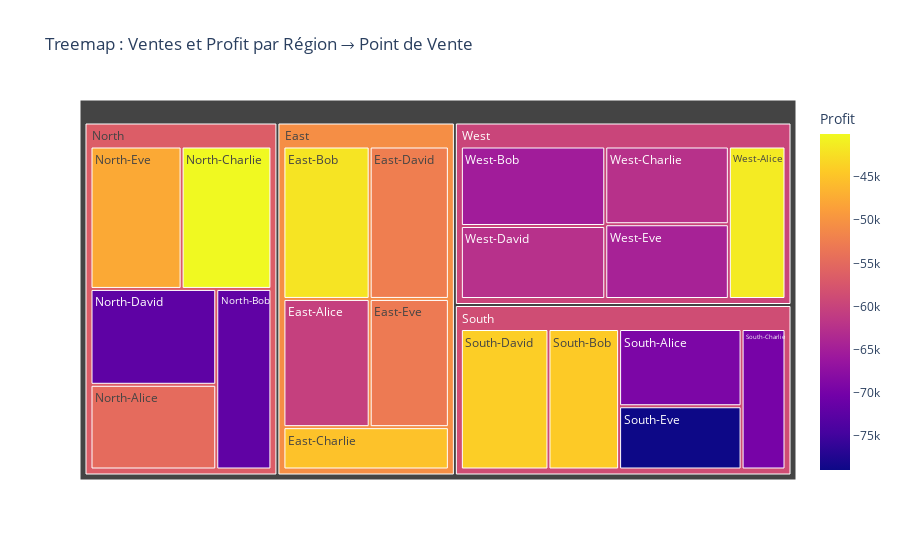

Write notebook code for a chart like this one.
### Code cell
fig_treemap = px.treemap(df, path=['Region', 'Region_and_Sales_Rep'], values='Sales_Amount',
                         color='Profit', hover_data=['Quantity_Sold'],
                         title='Treemap : Ventes et Profit par Région → Point de Vente')
fig_treemap.write_html(OUTPUT_DIR / 'figures' / 'sales_treemap.html')
fig_treemap.show()

### Figure 1 — Plotly figure (JSON) as saved in the notebook; plotly's stock layout.template omitted (floating-point values rounded to 4 significant figures)
{"data": [{"branchvalues": "total", "customdata": [["(?)", -72010.0], ["(?)", -65270.0], ["(?)", -44020.0], ["(?)", -44310.0], ["(?)", -45190.0], ["(?)", -62380.0], ["(?)", -78910.0], ["(?)", -47690.0], ["(?)", -64470.0], ["(?)", -69210.0], ["(?)", -69810.0], ["(?)", -72240.0], ["(?)", -42000.0], ["(?)", -62480.0], ["(?)", -52920.0], ["(?)", -54720.0], ["(?)", -52400.0], ["(?)", -41350.0], ["(?)", -60380.0], ["(?)", -40030.0], ["(?)", -56510.0], ["(?)", -59790.0], ["(?)", -58720.0], ["(?)", -50650.0]], "domain": {"x": [0, 1], "y": [0, 1]}, "hovertemplate": "labels=%{label}<br>Sales_Amount=%{value}<br>parent=%{parent}<br>id=%{id}<br>Quantity_Sold=%{customdata[0]}<br>Profit=%{color}<extra></extra>", "ids": ["North/North-Bob", "West/West-Bob", "South/South-David", "South/South-Bob", "East/East-Charlie", "West/West-Charlie", "South/South-Eve", "North/North-Eve", "West/West-Eve", "South/South-Alice", "South/South-Charlie", "North/North-David", "East/East-Bob", "West/West-David", "East/East-Eve", "North/North-Alice", "East/East-David", "West/West-Alice", "East/East-Alice", "North/North-Charlie", "North", "West", "South", "East"], "labels": ["North-Bob", "West-Bob", "South-David", "South-Bob", "East-Charlie", "West-Charlie", "South-Eve", "North-Eve", "West-Eve", "South-Alice", "South-Charlie", "North-David", "East-Bob", "West-David", "East-Eve", "North-Alice", "East-David", "West-Alice", "East-Alice", "North-Charlie", "North", "West", "South", "East"], "marker": {"coloraxis": "coloraxis", "colors": [-72010.0, -65270.0, -44020.0, -44310.0, -45190.0, -62380.0, -78910.0, -47690.0, -64470.0, -69210.0, -69810.0, -72240.0, -42000.0, -62480.0, -52920.0, -54720.0, -52400.0, -41350.0, -60380.0, -40030.0, -56510.0, -59790.0, -58720.0, -50650.0]}, "name": "", "parents": ["North", "West", "South", "South", "East", "West", "South", "North", "West", "South", "South", "North", "East", "West", "East", "North", "East", "West", "East", "North", "", "", "", ""], "type": "treemap", "values": [233500.0, 286400.0, 311400.0, 251200.0, 165200.0, 239700.0, 196100.0, 304200.0, 230600.0, 239400.0, 156100.0, 282500.0, 309900.0, 263200.0, 239300.0, 249600.0, 284600.0, 215700.0, 260800.0, 299800.0, 1370000.0, 1236000.0, 1154000.0, 1260000.0]}], "layout": {"coloraxis": {"colorbar": {"title": {"text": "Profit"}}, "colorscale": [[0, "#0d0887"], [0.1111, "#46039f"], [0.2222, "#7201a8"], [0.3333, "#9c179e"], [0.4444, "#bd3786"], [0.5556, "#d8576b"], [0.6667, "#ed7953"], [0.7778, "#fb9f3a"], [0.8889, "#fdca26"], [1, "#f0f921"]]}, "legend": {"tracegroupgap": 0}, "title": {"text": "Treemap : Ventes et Profit par Région → Point de Vente"}}}
